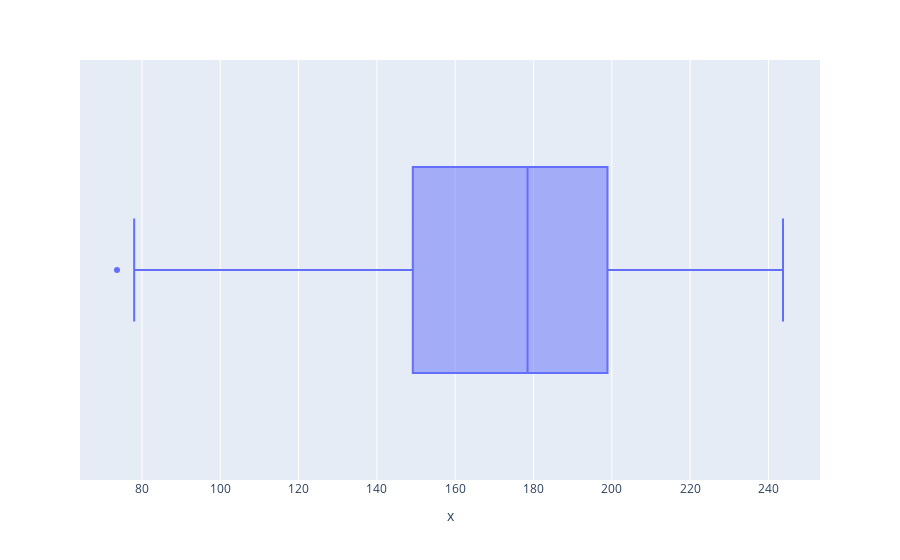

Notebook code for this chart:
### Code cell
data = data[data['Electricity'] < 250]
data = data[data['Electricity'] > 70]

px.box(x=data['Electricity'])

### Figure 1 — Plotly figure (JSON) as saved in the notebook; plotly's stock layout.template omitted (floating-point values rounded to 4 significant figures; data arrays with more than 128 entries replaced by an {"elided": "..."} marker saying what was removed)
{"data": [{"alignmentgroup": "True", "hovertemplate": "x=%{x}<extra></extra>", "legendgroup": "", "marker": {"color": "#636efa"}, "name": "", "notched": false, "offsetgroup": "", "orientation": "h", "showlegend": false, "type": "box", "x": {"elided": "171 float values"}, "x0": " ", "xaxis": "x", "y0": " ", "yaxis": "y"}], "layout": {"boxmode": "group", "legend": {"tracegroupgap": 0}, "margin": {"t": 60}, "xaxis": {"anchor": "y", "domain": [0, 1], "title": {"text": "x"}}, "yaxis": {"anchor": "x", "domain": [0, 1]}}}
